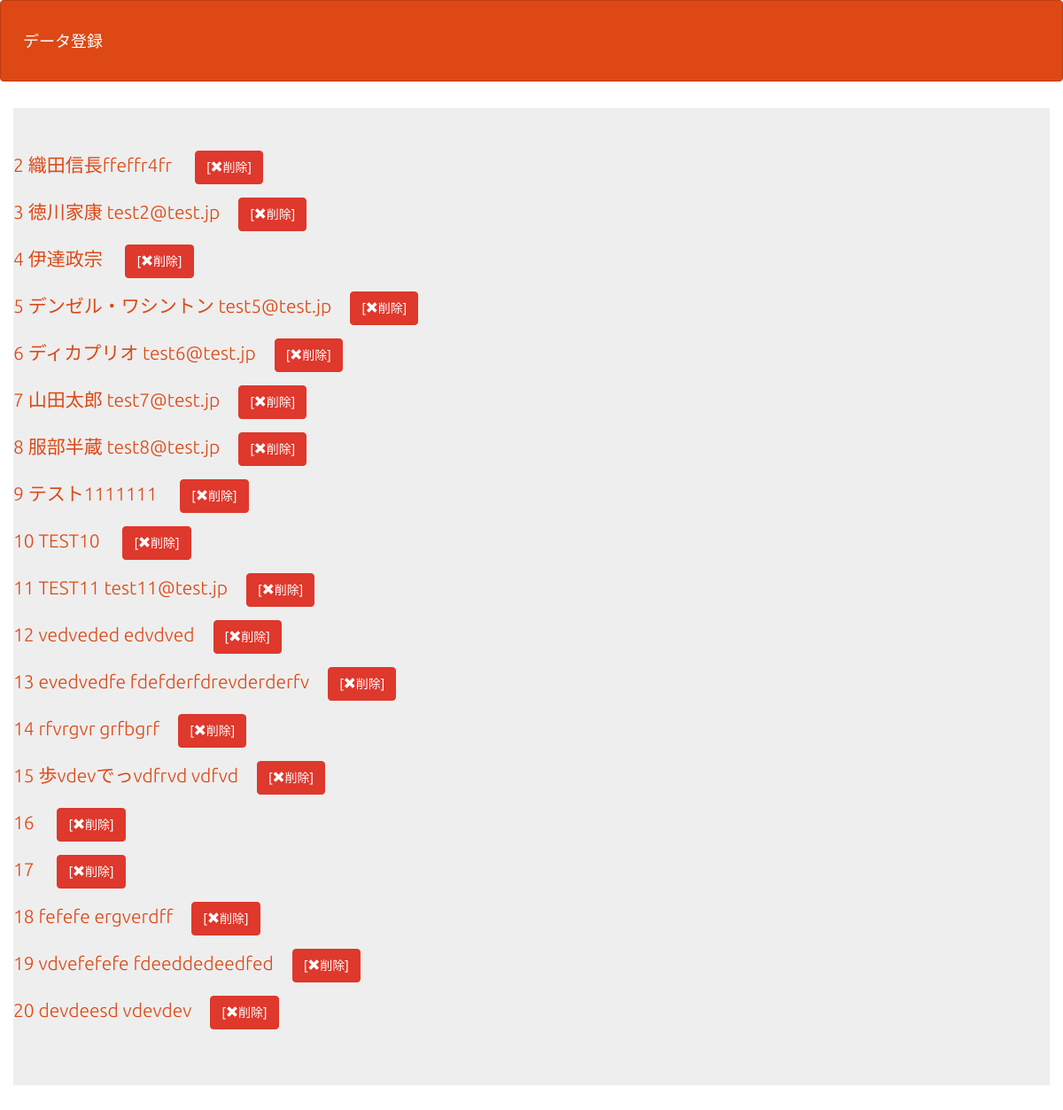
The app's page /select.php (signed in) with its own data.
### tables this page shows
CREATE TABLE `gs_an_table` (
  `id` int(12) NOT NULL,
  `name` varchar(64) NOT NULL,
  `email` varchar(256) NOT NULL,
  `naiyou` text,
  `indate` datetime NOT NULL,
  `age` int(3) NOT NULL
);

### funcs.php (called while the page is built, shortened)
<?php
function h($str)
{
    return htmlspecialchars($str, ENT_QUOTES);
}

### select.php (the view, shortened to what this page needs)
<?php
require_once('funcs.php');
$pdo = db_conn();
$stmt = $pdo->prepare('SELECT * FROM gs_an_table');
$status = $stmt->execute();
$view = '';
if ($status == false) {
    sql_error($stmt);
} else {
    while ($r = $stmt->fetch(PDO::FETCH_ASSOC)) {
        $view .= '<p>';
        $view .= '<a href="detail.php?id=' . $r["id"] . '">';
        $view .= h($r['id']) . " " . h($r['name']) . " " . h($r['email']);
        $view .= '</a>';
        $view .= "　";
        if($_SESSION['kanri_flg']){
            $view .= '<a class="btn btn-danger" href="delete.php?id=' . $r['id'] . '">';
            $view .= '[<i class="glyphicon glyphicon-remove"></i>削除]';
            $view .= '</a>';
        }
        $view .= '</p>';
    }
}
?>
<!DOCTYPE html>
<html lang="ja">
<head>
    <link rel="stylesheet" href="css/range.css">
    <link href="css/bootstrap.min.css" rel="stylesheet">
</head>
<body id="main">
    <header>
        <nav class="navbar navbar-default">
            <div class="container-fluid">
                <div class="navbar-header">
                    <a class="navbar-brand" href="index.php">データ登録</a>
                </div>
            </div>
        </nav>
    </header>
    <div>
        <div class="container jumbotron"><?= $view ?></div>
    </div>
</body>
</html>

### select.php (style rules this page uses)
div { padding: 10px; font-size: 16px; }

### records on screen
gs_an_table: value "2 織田信長ffeffr4fr"
gs_an_table: value "3 徳川家康 test2@test.jp"
gs_an_table: value "4 伊達政宗"
gs_an_table: value "5 デンゼル・ワシントン test5@test.jp"
gs_an_table: value "6 ディカプリオ test6@test.jp"
gs_an_table: value "7 山田太郎 test7@test.jp"
gs_an_table: value "8 服部半蔵 test8@test.jp"
gs_an_table: value "9 テスト1111111"
gs_an_table: value "10 TEST10"
gs_an_table: value "11 TEST11 test11@test.jp"
gs_an_table: value "12 vedveded edvdved"
gs_an_table: value "13 evedvedfe fdefderfdrevderderfv"
gs_an_table: value "14 rfvrgvr grfbgrf"
gs_an_table: value "15 歩vdevでっvdfrvd vdfvd"
gs_an_table: value "16"
gs_an_table: value "17"
gs_an_table: value "18 fefefe ergverdff"
gs_an_table: value "19 vdvefefefe fdeeddedeedfed"
gs_an_table: value "20 devdeesd vdevdev"
